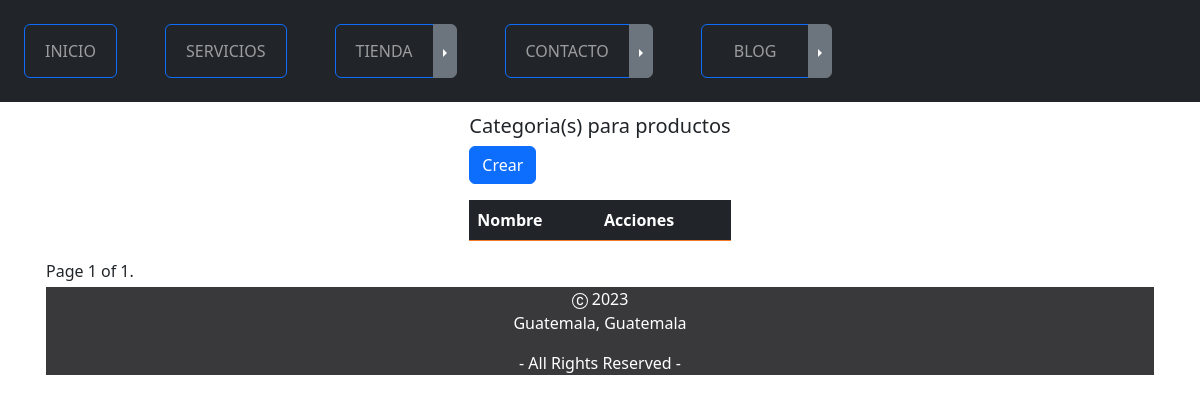
The app's page /tienda/categoria, older data.
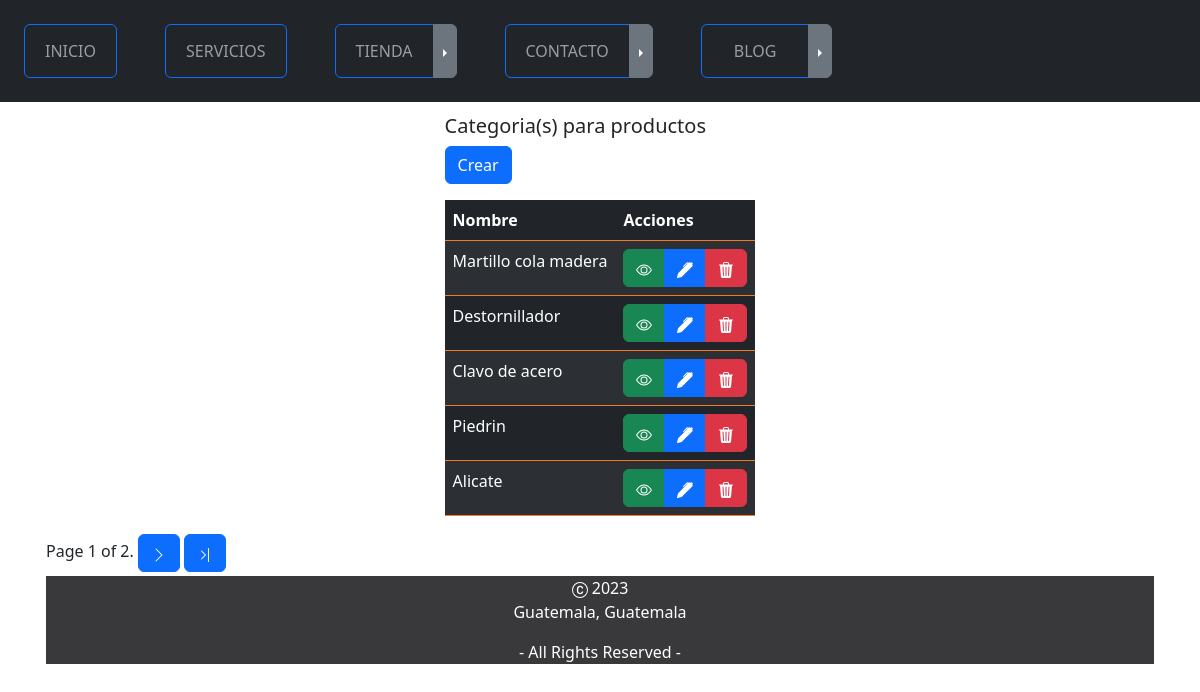
The same page, newer data.
### tienda/models.py (models this page shows, shortened)
class CategoriaProducto(models.Model):
    nombre = models.CharField(max_length=50)
    created = models.DateTimeField(auto_now_add=True)
    updated = models.DateTimeField(auto_now=True)
    class Meta:
        verbose_name = 'categoriaproducto'
        verbose_name_plural = 'categoriaproductos'
        db_table = 'demo_categoriaproducto'

### tienda/views.py (the view)
# urls.py: path('categoria', CategoryProductList.as_view(
class CategoryProductList(ListView):
    paginate_by = 5
    model = CategoriaProducto

### tienda/templates/categoria/listado.html (shortened to what this page needs)
{% extends "master.html" %}
{% load static %}
{% load bootstrap_icons %}
{% block content %}
    <div class="container mt-2 w-100">
        <div class="d-flex align-items-center justify-content-center">
            <div class="table-responsive">
                <div class="container">
                    <h5>Categoria(s) para productos</h5>
                    <div align="left" class="btn_crear mb-3">
                        <a href="{% url 'categoriaproductocrear' %}" type="button" class="btn btn-primary">Crear</a>
                    </div>
                    <table class="table table-striped table-hover table-dark border-color-custom1">
                        <thead class="thead-dark">
                            <tr>
                                <th scope="col">Nombre</th>
                                <th>Acciones</th>
                            </tr>
                        </thead>
                        <tbody class="border-color-custom1">
                            {% for cateproducto in object_list  %}
                                <tr>
                                    <td>{{ cateproducto.nombre }}</td>
                                    <td>
                                        <form method="post" action="{% url 'categoriaproductoeliminar' cateproducto.id %}">
                                            <div class="btn-group">
                                                <a href="{% url 'categoriaproductodetalle' cateproducto.id %}"
                                                   title="Ver"
                                                   type="button"
                                                   class="btn btn-success">
                                                </a>
                                                <a href="{% url 'categoriaproductoeditar' cateproducto.id %}"
                                                   title="Editar"
                                                   type="button"
                                                   class="btn btn-primary">
                                                </a>
                                                <button class="btn btn-danger" onclick="return eliminar();" type="submit">
                                                </button>
                                            </div>
                                        </form>
                                    </td>
                                </tr>
                            {% endfor %}
                        </tbody>
                    </table>
                </div>
            </div>
        </div>
        <div class="pagination">
            <span class="step-links">
                <span class="current">Page {{ page_obj.number }} of {{ page_obj.paginator.num_pages }}.</span>
                {% if page_obj.has_next %}
                    <a href="?page={{ page_obj.next_page_number }}"
                       title="Siguiente"
                       type="button"
                       class="btn btn-primary">
                        <svg xmlns="http://www.w3.org/2000/svg"
                             width="16"
                             height="16"
                             fill="currentColor"
                             class="bi bi-chevron-right"
                             viewBox="0 0 16 16">
                            <path fill-rule="evenodd" d="M4.646 1.646a.5.5 0 0 1 .708 0l6 6a.5.5 0 0 1 0 .708l-6 6a.5.5 0 0 1-.708-.708L10.293 8 4.646 2.354a.5.5 0 0 1 0-.708z"/>
                        </svg>
                    </a>
                    <a href="?page={{ page_obj.paginator.num_pages }}"
                       title="ultimo"
                       type="button"
                       class="btn btn-primary">
                    </a>
                {% endif %}
            </span>
        </div>
    </div>
{% endblock %}

Row changes from the older to the newer data that the page shows:
added CategoriaProducto: nombre "Martillo cola madera"
added CategoriaProducto: nombre "Destornillador"
added CategoriaProducto: nombre "Clavo de acero"
added CategoriaProducto: nombre "Piedrin"
added CategoriaProducto: nombre "Alicate"
Text that changed along with them:
{{ page_obj.paginator.num_pages }}: "1" → "2"
